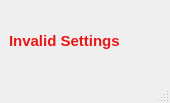
<?xml version="1.0" encoding="UTF-8"?>
<ui version="4.0">
 <class>MainWindow</class>
 <widget class="QMainWindow" name="MainWindow">
  <property name="geometry">
   <rect>
    <x>0</x>
    <y>0</y>
    <width>170</width>
    <height>103</height>
   </rect>
  </property>
  <property name="palette">
   <palette>
    <active>
     <colorrole role="WindowText">
      <brush brushstyle="SolidPattern">
       <color alpha="255">
        <red>235</red>
        <green>23</green>
        <blue>23</blue>
       </color>
      </brush>
     </colorrole>
    </active>
    <inactive>
     <colorrole role="WindowText">
      <brush brushstyle="SolidPattern">
       <color alpha="255">
        <red>235</red>
        <green>23</green>
        <blue>23</blue>
       </color>
      </brush>
     </colorrole>
    </inactive>
    <disabled>
     <colorrole role="WindowText">
      <brush brushstyle="SolidPattern">
       <color alpha="255">
        <red>120</red>
        <green>120</green>
        <blue>120</blue>
       </color>
      </brush>
     </colorrole>
    </disabled>
   </palette>
  </property>
  <property name="windowTitle">
   <string>MainWindow</string>
  </property>
  <widget class="QWidget" name="centralwidget">
   <layout class="QGridLayout" name="gridLayout">
    <item row="0" column="0">
     <widget class="QLabel" name="label">
      <property name="font">
       <font>
        <pointsize>11</pointsize>
        <weight>75</weight>
        <bold>true</bold>
       </font>
      </property>
      <property name="text">
       <string>Invalid Settings</string>
      </property>
     </widget>
    </item>
   </layout>
  </widget>
  <widget class="QMenuBar" name="menubar">
   <property name="geometry">
    <rect>
     <x>0</x>
     <y>0</y>
     <width>170</width>
     <height>26</height>
    </rect>
   </property>
  </widget>
  <widget class="QStatusBar" name="statusbar"/>
 </widget>
 <resources/>
 <connections/>
</ui>
